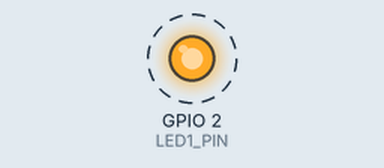
Recording of a program running on a simulated ESP8266 (NodeMCU). Parts: output pins drawn as LEDs (lit = HIGH). Dashed ring = blinking.

Above: at 0.2 s.
Timing chart, 0 to 3.0 s (numbered marks = the images above):
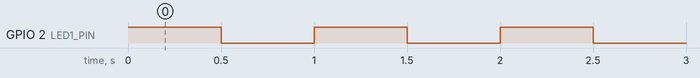

The program:

main.cpp
```cpp
// (licence header left out)
/* include header files */
#include <Arduino.h>

#define LED1_PIN 2

void setup(){
	/* set LED pin to output*/
	pinMode(LED1_PIN, OUTPUT);
}

void loop(){

	/* turn on LED pin */
	digitalWrite(LED1_PIN,HIGH);

	/* wait for 500 milisecond */
	delay(500);

	/* turn off LED pin */
	digitalWrite(LED1_PIN,LOW);

	/* wait for 500 milisecond */
	delay(500);

}
```

Measured:
- by itself, GPIO 2 (LED1_PIN): alternates HIGH for 0.50 s and LOW for 0.50 s
